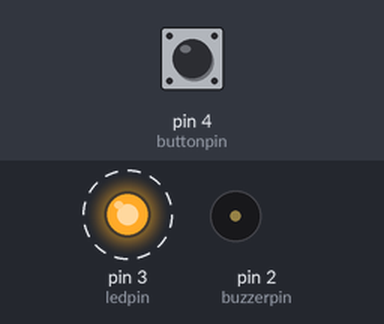
The sketch below on a simulated Arduino Uno, built with avr-gcc and run on an emulated ATmega328P. On the bench: output pins drawn as LEDs (lit = HIGH), buzzer (waves = sounding, pin HIGH). Dashed ring = blinking. The inputs (shaded band) are chosen by the test bench; at power-on: pin 4 (buttonpin) LOW.

Above: at 2.0 s.
2.1 s: pin 4 (buttonpin) pulled HIGH for 0.75 s
At 2.5 s:
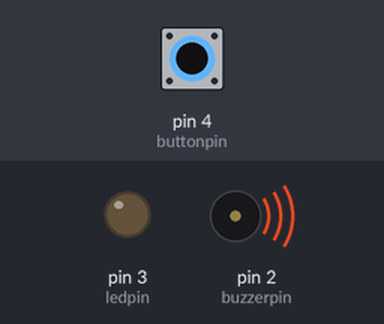
5.3 s: pin 4 (buttonpin) pulled HIGH for 3.2 s
At 9.25 s:
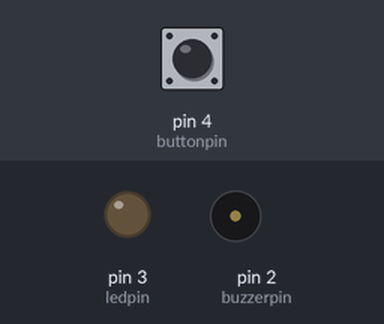
Timing chart, 0 to 16.0 s (numbered marks = the images above; inputs shaded):
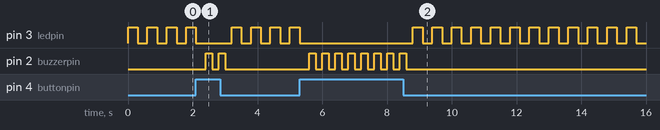

Measured:
- after the input at 2.1 s, pin 2 (buzzerpin): alternates HIGH for 0.20 s and LOW for 0.20 s, 4 changes in all, then stays LOW, starting after 0.30 s
- after the input at 5.3 s, pin 2 (buzzerpin): alternates HIGH for 0.20 s and LOW for 0.20 s, 16 changes in all, then stays LOW, starting after 0.30 s
- by itself, pin 3 (ledpin): repeats every 0.60 s: HIGH 0.30 s, LOW 0.30 s

The sketch:

Deneme11-Button-Buzzer-Led.ino
```cpp
const int buzzerpin=2;
const int ledpin=3;
const int buttonpin=4;

int buttonstatus=0;

void Start(){
  digitalWrite(ledpin,HIGH);
  delay(300);
  digitalWrite(ledpin,LOW);
  delay(300);
}
void Stop(){
  digitalWrite(buzzerpin,HIGH);
  delay(200);
  digitalWrite(buzzerpin,LOW);
  delay(200);
}

void setup() {
  // put your setup code here, to run once:

  pinMode(ledpin,OUTPUT);
  pinMode(buzzerpin,OUTPUT);
  pinMode(buttonpin,INPUT);
}

void loop() {
  // put your main code here, to run repeatedly:
  buttonstatus = digitalRead(buttonpin);

  if (buttonstatus==HIGH){
    Stop();
  }
  else if (buttonstatus==LOW){
    Start();
  }
}
```
